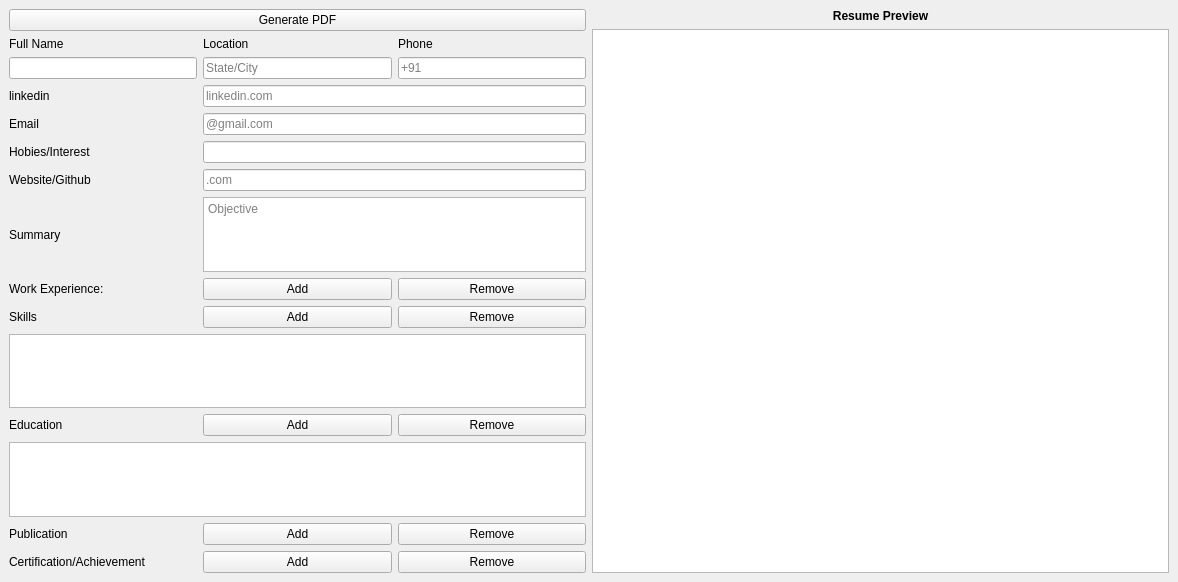
<?xml version="1.0" encoding="UTF-8"?>
<ui version="4.0">
 <class>ResumeGenerator</class>
 <widget class="QMainWindow" name="ResumeGenerator">
  <property name="geometry">
   <rect>
    <x>0</x>
    <y>0</y>
    <width>1178</width>
    <height>582</height>
   </rect>
  </property>
  <property name="windowTitle">
   <string>Resume Generator</string>
  </property>
  <property name="autoFillBackground">
   <bool>true</bool>
  </property>
  <widget class="QWidget" name="centralwidget">
   <property name="styleSheet">
    <string notr="true">selection-background-color: qradialgradient(spread:pad, cx:0.5, cy:0.5, radius:0.5, fx:0.5, fy:0.5, stop:0 rgba(0, 0, 0, 255), stop:0.19397 rgba(0, 0, 0, 255), stop:0.202312 rgba(122, 97, 0, 255), stop:0.495514 rgba(76, 58, 0, 255), stop:0.504819 rgba(255, 255, 255, 255), stop:0.79 rgba(255, 255, 255, 255), stop:1 rgba(255, 158, 158, 255));</string>
   </property>
   <layout class="QGridLayout" name="gridLayout">
    <item row="0" column="2">
     <layout class="QGridLayout" name="previewLayout">
      <property name="sizeConstraint">
       <enum>QLayout::SetNoConstraint</enum>
      </property>
      <item row="0" column="0">
       <widget class="QLabel" name="labelPreview">
        <property name="sizePolicy">
         <sizepolicy hsizetype="Expanding" vsizetype="Fixed">
          <horstretch>0</horstretch>
          <verstretch>0</verstretch>
         </sizepolicy>
        </property>
        <property name="font">
         <font>
          <bold>true</bold>
         </font>
        </property>
        <property name="layoutDirection">
         <enum>Qt::LeftToRight</enum>
        </property>
        <property name="text">
         <string>Resume Preview</string>
        </property>
        <property name="textFormat">
         <enum>Qt::RichText</enum>
        </property>
        <property name="alignment">
         <set>Qt::AlignCenter</set>
        </property>
       </widget>
      </item>
      <item row="1" column="0">
       <widget class="QTextBrowser" name="previewBrowser">
        <property name="enabled">
         <bool>true</bool>
        </property>
        <property name="sizePolicy">
         <sizepolicy hsizetype="Expanding" vsizetype="Expanding">
          <horstretch>0</horstretch>
          <verstretch>0</verstretch>
         </sizepolicy>
        </property>
       </widget>
      </item>
     </layout>
    </item>
    <item row="0" column="0">
     <layout class="QGridLayout" name="gridLayout_2">
      <item row="18" column="2">
       <widget class="QPushButton" name="buttonaddExperience">
        <property name="text">
         <string>Add</string>
        </property>
        <property name="checkable">
         <bool>false</bool>
        </property>
        <property name="autoDefault">
         <bool>false</bool>
        </property>
        <property name="default">
         <bool>false</bool>
        </property>
        <property name="flat">
         <bool>false</bool>
        </property>
       </widget>
      </item>
      <item row="26" column="1">
       <widget class="QLabel" name="label">
        <property name="text">
         <string>Certification/Achievement</string>
        </property>
       </widget>
      </item>
      <item row="25" column="2">
       <widget class="QPushButton" name="buttonaddpublication">
        <property name="text">
         <string>Add</string>
        </property>
       </widget>
      </item>
      <item row="25" column="3">
       <widget class="QPushButton" name="pushButton_2">
        <property name="text">
         <string>Remove</string>
        </property>
       </widget>
      </item>
      <item row="16" column="2" colspan="2">
       <widget class="QLineEdit" name="inputGithub">
        <property name="placeholderText">
         <string>.com</string>
        </property>
        <property name="clearButtonEnabled">
         <bool>true</bool>
        </property>
       </widget>
      </item>
      <item row="17" column="2" colspan="2">
       <widget class="QTextEdit" name="inputSummary">
        <property name="placeholderText">
         <string>Objective</string>
        </property>
       </widget>
      </item>
      <item row="1" column="3">
       <widget class="QLabel" name="labelPhone">
        <property name="text">
         <string>Phone</string>
        </property>
       </widget>
      </item>
      <item row="6" column="2" colspan="2">
       <widget class="QLineEdit" name="inputEmail">
        <property name="placeholderText">
         <string>@gmail.com</string>
        </property>
        <property name="clearButtonEnabled">
         <bool>true</bool>
        </property>
       </widget>
      </item>
      <item row="4" column="2" colspan="2">
       <widget class="QLineEdit" name="inputLinkedin">
        <property name="text">
         <string/>
        </property>
        <property name="placeholderText">
         <string>linkedin.com</string>
        </property>
        <property name="clearButtonEnabled">
         <bool>true</bool>
        </property>
       </widget>
      </item>
      <item row="0" column="1" colspan="3">
       <widget class="QPushButton" name="generateButton">
        <property name="text">
         <string>Generate PDF</string>
        </property>
       </widget>
      </item>
      <item row="16" column="1">
       <widget class="QLabel" name="labelGithub">
        <property name="text">
         <string>Website/Github</string>
        </property>
       </widget>
      </item>
      <item row="2" column="2">
       <widget class="QLineEdit" name="inputLocation">
        <property name="maximumSize">
         <size>
          <width>264</width>
          <height>16777215</height>
         </size>
        </property>
        <property name="placeholderText">
         <string>State/City</string>
        </property>
        <property name="clearButtonEnabled">
         <bool>true</bool>
        </property>
       </widget>
      </item>
      <item row="17" column="1">
       <widget class="QLabel" name="labelSummary">
        <property name="text">
         <string>Summary</string>
        </property>
       </widget>
      </item>
      <item row="2" column="3">
       <widget class="QLineEdit" name="inputPhone">
        <property name="placeholderText">
         <string>+91</string>
        </property>
        <property name="clearButtonEnabled">
         <bool>true</bool>
        </property>
       </widget>
      </item>
      <item row="1" column="1" alignment="Qt::AlignLeft">
       <widget class="QLabel" name="labelName">
        <property name="text">
         <string>Full Name</string>
        </property>
       </widget>
      </item>
      <item row="6" column="1">
       <widget class="QLabel" name="labelEmail">
        <property name="text">
         <string>Email</string>
        </property>
       </widget>
      </item>
      <item row="20" column="2">
       <widget class="QPushButton" name="buttonaddSkills">
        <property name="text">
         <string>Add</string>
        </property>
       </widget>
      </item>
      <item row="4" column="1">
       <widget class="QLabel" name="labelLinkedin">
        <property name="text">
         <string>linkedin</string>
        </property>
       </widget>
      </item>
      <item row="26" column="3">
       <widget class="QPushButton" name="pushButton_4">
        <property name="text">
         <string>Remove</string>
        </property>
       </widget>
      </item>
      <item row="22" column="3">
       <widget class="QPushButton" name="pushButton_6">
        <property name="text">
         <string>Remove</string>
        </property>
       </widget>
      </item>
      <item row="26" column="2">
       <widget class="QPushButton" name="pushButton_3">
        <property name="text">
         <string>Add</string>
        </property>
       </widget>
      </item>
      <item row="20" column="1">
       <widget class="QLabel" name="labelSkills">
        <property name="text">
         <string>Skills</string>
        </property>
       </widget>
      </item>
      <item row="18" column="1">
       <widget class="QLabel" name="labelExperience">
        <property name="text">
         <string>Work Experience:</string>
        </property>
       </widget>
      </item>
      <item row="22" column="1">
       <widget class="QLabel" name="label_2">
        <property name="text">
         <string>Education</string>
        </property>
       </widget>
      </item>
      <item row="25" column="1">
       <widget class="QLabel" name="labelEducation">
        <property name="text">
         <string>Publication</string>
        </property>
       </widget>
      </item>
      <item row="14" column="1">
       <widget class="QLabel" name="labelHobies">
        <property name="text">
         <string>Hobies/Interest</string>
        </property>
       </widget>
      </item>
      <item row="21" column="1" colspan="3">
       <widget class="QTableView" name="tableSkills">
        <property name="sizePolicy">
         <sizepolicy hsizetype="Preferred" vsizetype="Preferred">
          <horstretch>0</horstretch>
          <verstretch>0</verstretch>
         </sizepolicy>
        </property>
       </widget>
      </item>
      <item row="1" column="2">
       <widget class="QLabel" name="labelLocation">
        <property name="text">
         <string>Location</string>
        </property>
       </widget>
      </item>
      <item row="2" column="1">
       <widget class="QLineEdit" name="inputName">
        <property name="clearButtonEnabled">
         <bool>true</bool>
        </property>
       </widget>
      </item>
      <item row="22" column="2">
       <widget class="QPushButton" name="buttonaddeducation">
        <property name="text">
         <string>Add</string>
        </property>
       </widget>
      </item>
      <item row="20" column="3">
       <widget class="QPushButton" name="buttonremoveSkills">
        <property name="text">
         <string>Remove</string>
        </property>
       </widget>
      </item>
      <item row="18" column="3">
       <widget class="QPushButton" name="buttonremoveExperience">
        <property name="text">
         <string>Remove</string>
        </property>
       </widget>
      </item>
      <item row="14" column="2" colspan="2">
       <widget class="QLineEdit" name="inputHobies">
        <property name="clearButtonEnabled">
         <bool>true</bool>
        </property>
       </widget>
      </item>
      <item row="23" column="1" colspan="3">
       <widget class="QTableView" name="tableEducation">
        <property name="sizePolicy">
         <sizepolicy hsizetype="Preferred" vsizetype="Preferred">
          <horstretch>0</horstretch>
          <verstretch>0</verstretch>
         </sizepolicy>
        </property>
       </widget>
      </item>
     </layout>
    </item>
   </layout>
  </widget>
 </widget>
 <resources/>
 <connections/>
</ui>
